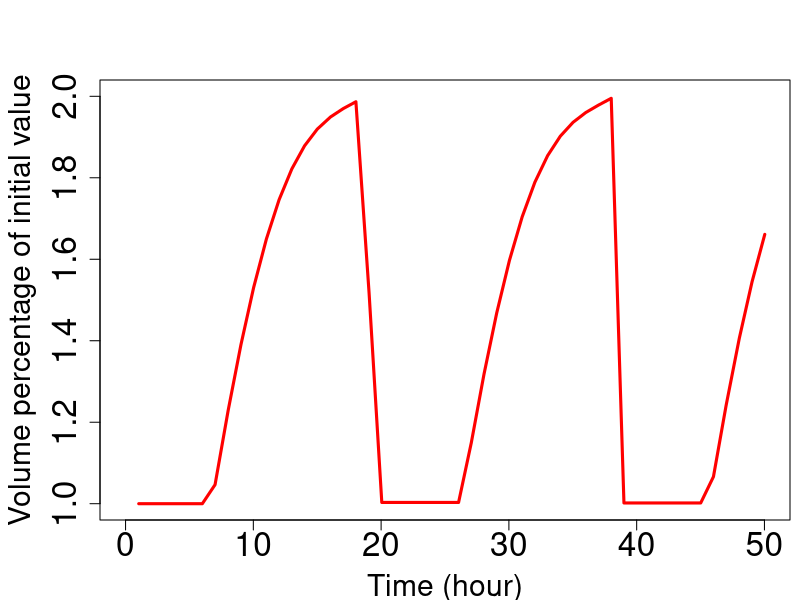

Here is the R script that generated this plot:
ra<-c(1,1,1,1,1,1,1.04668,1.22985,1.39039,1.531,1.64972,1.74628,1.82178,1.87848,1.91944,1.94916,1.96973,1.98663,1.51756,1.0031,1.0031,1.0031,1.0031,1.0031,1.0031,1.0031,1.14954,1.31814,1.46836,1.59738,1.70416,1.78922,1.85432,1.90216,1.93616,1.96017,1.97837,1.99506,1.00185,1.00185,1.00185,1.00185,1.00185,1.00185,1.00185,1.06626,1.24191,1.40646,1.54479,1.66112)

time<-c(1.03111,2.02667,3.02222,4.01778,5.01333,6.00889,7.00444,8.03556,9.03111,10.0267,11.0222,12.0178,13.0133,14.0089,15.0044,16.0356,17.0311,18.0267,19.0578,20.0533,21.0489,22.0444,23.04,24.0356,25.0667,26.0622,27.0578,28.0533,29.0489,30.0444,31.04,32.0356,33.0311,34.0267,35.0222,36.0178,37.0133,38.0089,39.0044,40.0356,41.0311,42.0267,43.0222,44.0178,45.0133,46.0089,47.0044,48.0356,49.0311,50.0267)

rap = ra

par(mar=c(4,5,4,0.5),xpd=TRUE)
plot(time,rap,type="n",
xlim=c(0,50),ylim=c(1,2),
xlab="Time (hour)",ylab=expression("Volume percentage of initial value"),
cex.lab=1.8,cex.axis=2)
lines(time,rap,col="red",lwd=3)
